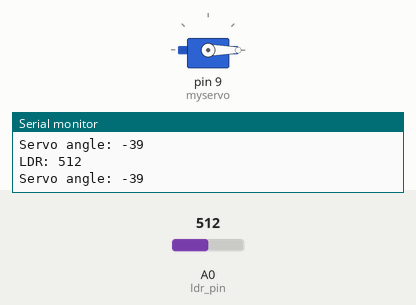
Recording of a sketch running on a simulated Arduino Uno, built with avr-gcc and run on an emulated ATmega328P. Shown: servo, the last lines printed to the serial monitor. The test bench sets the inputs (shaded band); at power-on: A0 (ldr_pin) = 512.

Above: at 1.2 s.
1.3 s: A0 (ldr_pin) set to 900
At 2.2 s:
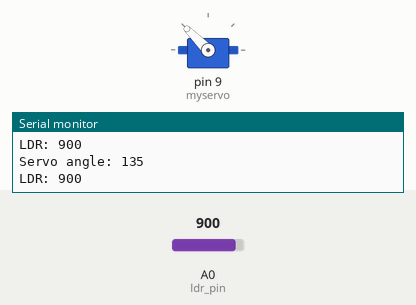
2.8 s: A0 (ldr_pin) set to 1023
At 3.7 s:
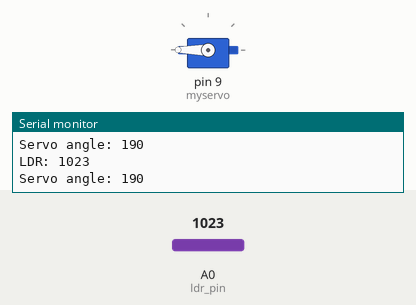
4.3 s: A0 (ldr_pin) set to 716
At 5.2 s:
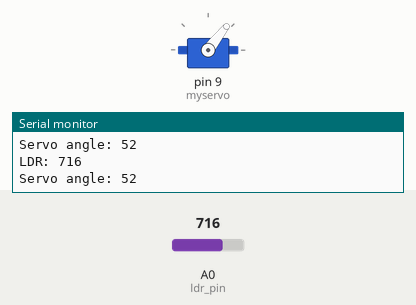
5.8 s: A0 (ldr_pin) set to 511
At 6.2 s:
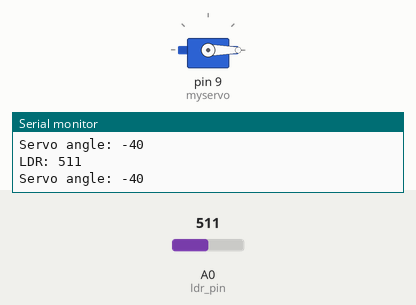
Timing chart, 0 to 8.3 s (numbered marks = the images above; inputs shaded):
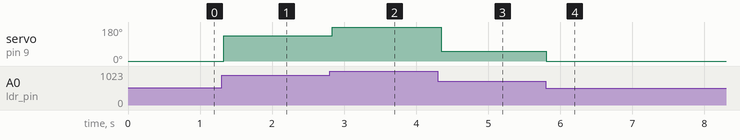

The sketch:

Servo_Ldr_1.ino
```cpp
#include <Servo.h>

Servo myservo;

const int ldr_pin = A0;

void setup() {
  myservo.attach(9);
  Serial.begin(9600);
  pinMode(ldr_pin, INPUT);
}

void loop() {
  int val_ldr = analogRead(ldr_pin);
  int servo_angle = map(val_ldr, 600, 1000, 0, 180);

  Serial.print("LDR: ");
  Serial.println(val_ldr);
  Serial.print("Servo angle: ");
  Serial.println(servo_angle);

  if (servo_angle >= 0) {
    myservo.write(servo_angle);
    delay(45);
  } else if  (servo_angle < 0) {
    myservo.write(0);
    delay(45);
  }

}
```

Measured:
- after the input at 1.3 s, servo on pin 9 (myservo): 0° → 135° at once
- after the input at 2.8 s, servo on pin 9 (myservo): 135° → 180° at once
- after the input at 4.3 s, servo on pin 9 (myservo): 180° → 52° after 0.05 s
- after the input at 5.8 s, servo on pin 9 (myservo): 52° → 0° at once
